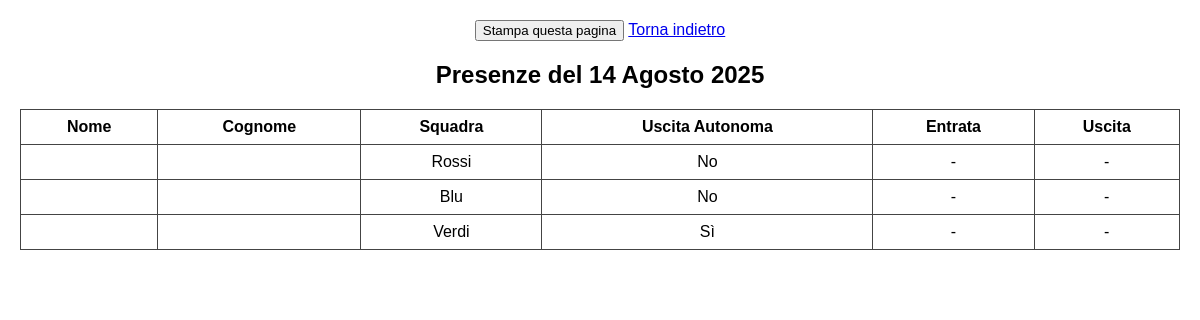
The app's page /presenze/print/ with its own data.
### b_app/models.py (models this page shows, shortened)
class Iscritto(models.Model):
    nome_figlio = models.CharField(max_length=100)
    cognome_figlio = models.CharField(max_length=100)
    squadra = models.CharField(max_length=10, blank=True, null=True, choices=TEAM_CHOICES)
    padre = models.CharField(max_length=100, blank=True, null=True)
    madre = models.CharField(max_length=100, blank=True, null=True)
    tutore = models.CharField(max_length=100, blank=True, null=True)
    data_figlio = models.DateField()
    luogo_nascita = models.CharField(max_length=100)
    residenza = models.CharField(max_length=150)
    fratelli = models.BooleanField(default=False)
    telefono1 = PhoneNumberField(region='IT')
    telefono2 = PhoneNumberField(region='IT', blank=True, null=True)
    allergie = models.CharField(max_length=255, blank=True, null=True)
    foto = models.BooleanField(default=False)
    sito = models.BooleanField(default=False)
    uscita_autonoma = models.BooleanField(default=False)
    cucina = models.ManyToManyField('cucina', blank=True)
    contatti = models.CharField(max_length=200, blank=True, null=True)
    note = models.CharField(max_length=500, blank=True, null=True)
    gita = models.BooleanField(default=False)
    necessita = models.CharField(max_length=500, blank=True, null=True)
    documento = models.FileField(upload_to='documenti/', blank=True, null=True)
    pagamenti = models.ManyToManyField('pagamenti', blank=True)
    laboratori = models.BooleanField(default=False)

### b_app/views.py (the view)
# urls.py: path('presenze/print/', views.presenze_print, name='presenze_print'),
def presenze_print(request):
    animati = Iscritto.objects.all()
    oggi = timezone.now().date()
    presenze = Presenza.objects.filter(data=oggi)
    presenze_dict = {p.animato_id: p for p in presenze}
    for animato in animati:
        animato.presenza = presenze_dict.get(animato.id)
    return render(request, 'presenze_print.html', {
        'animati': animati,
        'oggi': oggi,
    })

### b_app/templates/presenze_print.html (shortened to what this page needs)
<!DOCTYPE html>
<html lang="it">
<head>
</head>
<body>
  <div class="no-print">
    <button onclick="window.print()">Stampa questa pagina</button>
    <a href="{% url 'entrata/' %}">Torna indietro</a>
  </div>
  <h2>Presenze del {{ oggi }}</h2>
  <table>
    <thead>
      <tr>
        <th>Nome</th>
        <th>Cognome</th>
        <th>Squadra</th>
        <th>Uscita Autonoma</th>
        <th>Entrata</th>
        <th>Uscita</th>
      </tr>
    </thead>
    <tbody>
      {% for animato in animati %}
        <tr>
          <td>{{ animato.nome }}</td>
          <td>{{ animato.cognome }}</td>
          <td>{{ animato.squadra }}</td>
          <td>{{ animato.uscita_autonoma|yesno:"Sì,No" }}</td>
          <td>
            {% if animato.presenza %}
              {{ animato.presenza.entrata|yesno:"Sì,No" }}
            {% else %}
              -
            {% endif %}
          </td>
          <td>
            {% if animato.presenza %}
              {{ animato.presenza.uscita|yesno:"Sì,No" }}
            {% else %}
              -
            {% endif %}
          </td>
        </tr>
      {% endfor %}
    </tbody>
  </table>
</body>
</html>

### b_app/templates/presenze_print.html (style rules this page uses)
body { font-family: Arial, sans-serif; margin: 20px; }
h2 { text-align: center; }
table { width: 100%; border-collapse: collapse; margin-top: 20px; }
th, td { border: 1px solid #444; padding: 8px; text-align: center; }
.no-print { margin-bottom: 20px; text-align: center; }

### records on screen
Iscritto: squadra "Rossi", uscita_autonoma "No"
Iscritto: squadra "Blu", uscita_autonoma "No"
Iscritto: squadra "Verdi", uscita_autonoma "Sì"
